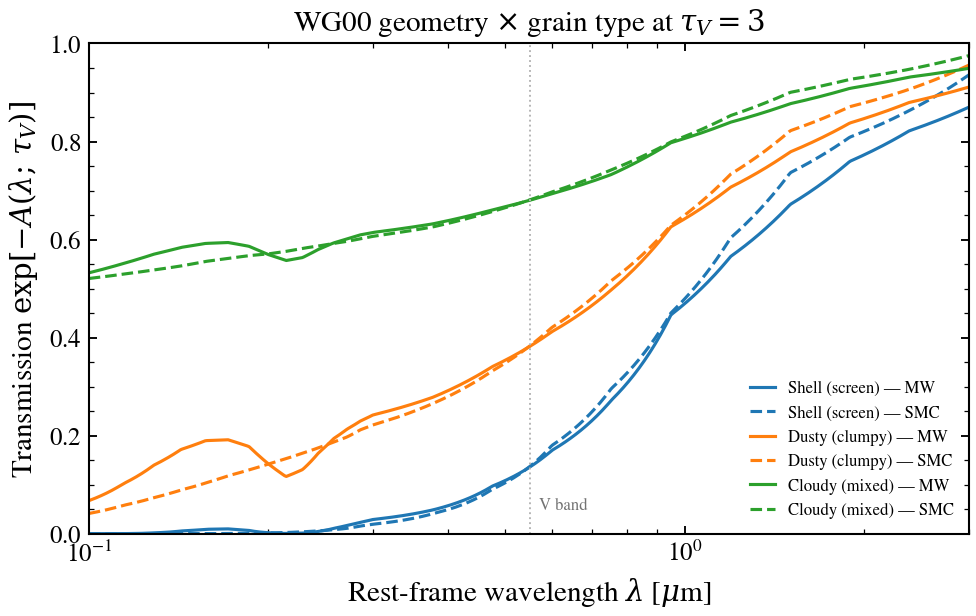

Here is the Python script that generated this plot:
"""
Witt & Gordon 2000: geometry and grain type at fixed optical depth
===================================================================

The WG00 radiative-transfer grid (FSPS ``dust_type=3``) spans three large-scale
star-dust geometries — *shell* (a foreground screen), *cloudy* (a homogeneous
star-dust mix), and *dusty* (a clumpy two-phase medium) — crossed with two grain
populations (Milky-Way and SMC). At a fixed ``tau_V`` these choices set the
*shape* of the transmission ``exp(-A(lambda))``: the foreground screen is the
reddest (steepest UV), while the mixed and clumpy geometries are progressively
grayer because short-wavelength photons escape through low-opacity sightlines.

This figure fixes ``tau_V = 3`` and overlays the three geometries for the MW
(solid) and SMC (dashed) grain curves, using the public
``tengri.dust.wg00_attenuation`` accessor. The SMC curves bite harder in the
far-UV (steeper grains); the geometry ordering (shell reddest, cloudy grayest)
holds for both. See :doc:`plot_wg00_tau_v_sweep` for how these shapes themselves
evolve with ``tau_V``.

References
----------
Witt, A. N. & Gordon, K. D. 2000, ApJ, 528, 799
("Multiple Scattering in Clumpy Media. II. Galactic Environments").
Tables as distributed by FSPS (Conroy & Gunn 2010, ``dust_type=3``).
"""

import jax.numpy as jnp
import matplotlib.pyplot as plt
import numpy as np

from tengri.analysis.plotting import setup_style
from tengri.dust import wg00_attenuation

setup_style()

wave = jnp.geomspace(1000.0, 30000.0, 500)
wave_um = np.asarray(wave) / 1e4
tau_v = 3.0

GEOM = [
    ("shell", "Shell (screen)", "#1f77b4"),
    ("dusty", "Dusty (clumpy)", "#ff7f0e"),
    ("cloudy", "Cloudy (mixed)", "#2ca02c"),
]

fig, ax = plt.subplots(figsize=(6.8, 4.4))
for geom, label, color in GEOM:
    for curve, ls, tag in (("mw", "-", "MW"), ("smc", "--", "SMC")):
        a = np.asarray(wg00_attenuation(wave, tau_v, dust_curve=curve, geometry=geom))
        ax.plot(
            wave_um,
            np.exp(-a),
            color=color,
            ls=ls,
            lw=1.5,
            label=f"{label} — {tag}",
        )

ax.axvline(0.55, color="0.7", ls=":", lw=0.9)
ax.text(0.57, 0.05, "V band", color="0.45", fontsize=8)
ax.set(
    xscale="log",
    xlabel=r"Rest-frame wavelength $\lambda$ [$\mu$m]",
    ylabel=r"Transmission $\exp[-A(\lambda;\,\tau_V)]$",
    xlim=(0.1, 3.0),
    ylim=(0, 1.0),
)
ax.legend(frameon=False, fontsize=8, ncol=1, loc="lower right")

plt.tight_layout()
plt.savefig("plot_wg00_geometry_compare.png", dpi=150, bbox_inches="tight")
